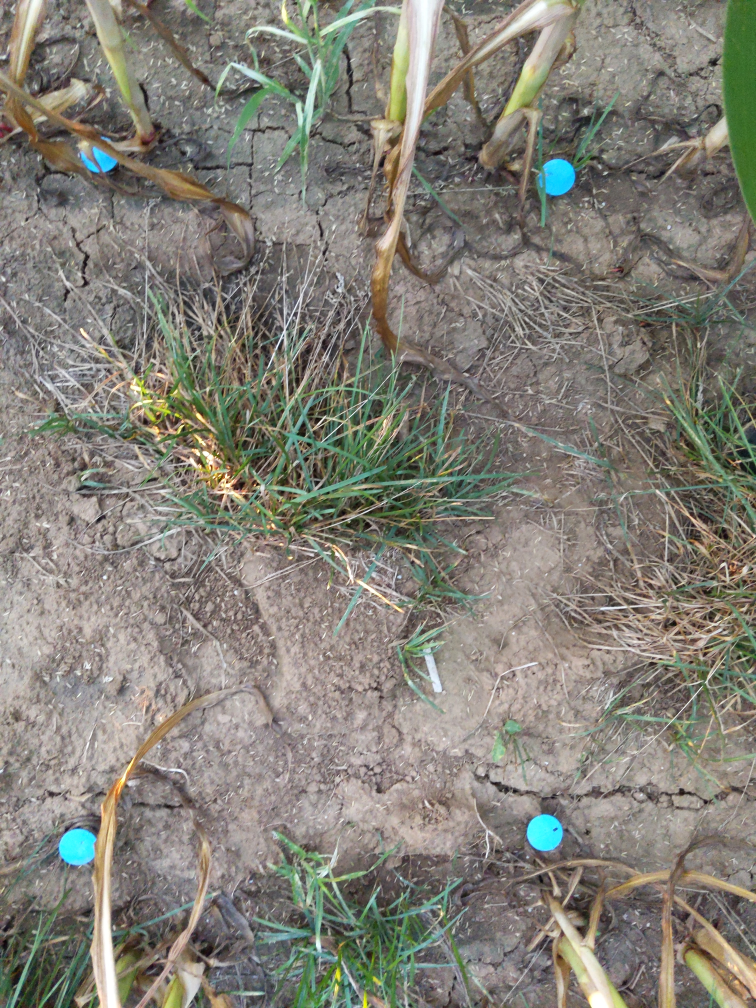
#> input picture data/toy_dataset/test/images/0a0c93b9-ccf6-48a0-ab2a-71299ff894eb.jpg, 3024 x 4032 px (shown at 1/4 size); its folder holds only this picture in this run
$ python resize_and_tile.py --input-dir ../data/toy_dataset/test/images --output-dir out
#> lines starting #> are read from the running program, lines starting #| are printed output that depends on the picture
import os
import cv2
import glob
import argparse
import numpy as np
from tqdm import tqdm

def parse_args():
    parser = argparse.ArgumentParser()
    parser.add_argument('--input-dir', type=str, required=True, help='Directory containing images/ and targets/')
    parser.add_argument('--output-dir', type=str, required=True, help='Output directory')
    parser.add_argument('--size', type=int, nargs=2, default=[1024, 1024], help='Target size (W, H)')
    return parser.parse_args()

def process_directory(args):
    img_dir = os.path.join(args.input_dir, 'images')
    tgt_dir = os.path.join(args.input_dir, 'targets')

    out_img_dir = os.path.join(args.output_dir, 'images')
    out_tgt_dir = os.path.join(args.output_dir, 'targets')

    os.makedirs(out_img_dir, exist_ok=True)
    os.makedirs(out_tgt_dir, exist_ok=True)

    img_paths = glob.glob(os.path.join(img_dir, '*.*'))

    for img_path in tqdm(img_paths, desc=f"Resizing {args.input_dir}"):
        img_name = os.path.basename(img_path)
        base_name, _ = os.path.splitext(img_name)
        tgt_name = base_name + '.png'
        tgt_path = os.path.join(tgt_dir, tgt_name)

        img = cv2.imread(img_path, cv2.IMREAD_COLOR)
#> img is the input picture: shape (4032, 3024, 3); mean B, G, R 118.8, 128, 130.9
        if img is None:
            continue

        # Resize image using Lanczos4
        img_resized = cv2.resize(img, tuple(args.size), interpolation=cv2.INTER_LANCZOS4)
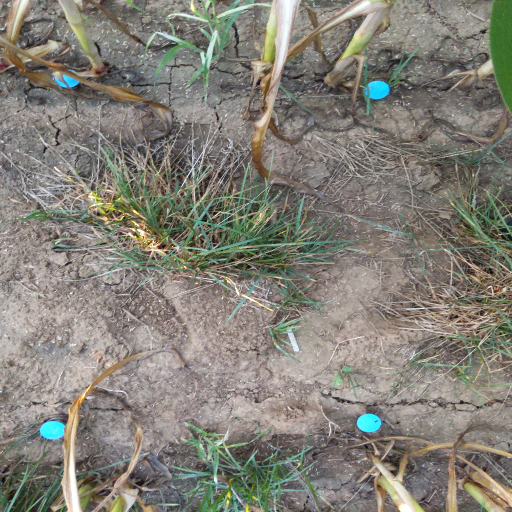
#> img_resized: shape (1024, 1024, 3) (shown at 1/2 size); mean B, G, R 118.8, 128, 130.9
        cv2.imwrite(os.path.join(out_img_dir, img_name), img_resized)

        if os.path.exists(tgt_path):
            tgt = cv2.imread(tgt_path, cv2.IMREAD_UNCHANGED)
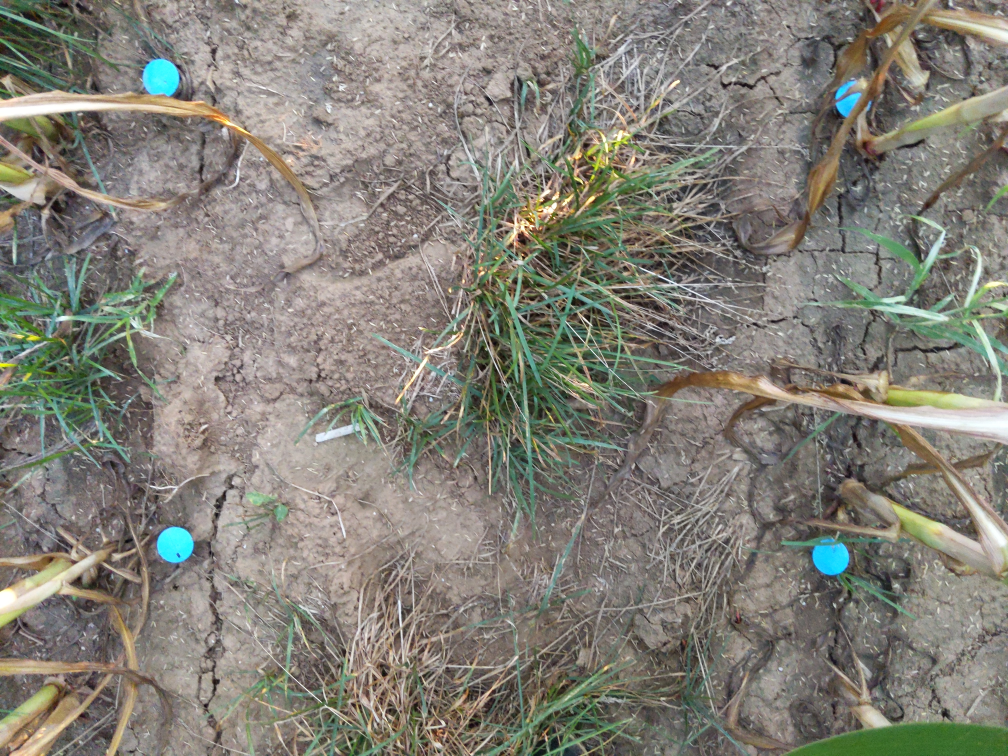
#> tgt: shape (3024, 4032, 3) (shown at 1/4 size); mean B, G, R 118.8, 128, 130.9
            # Resize mask using Nearest Neighbor to preserve class indices
            tgt_resized = cv2.resize(tgt, tuple(args.size), interpolation=cv2.INTER_NEAREST)
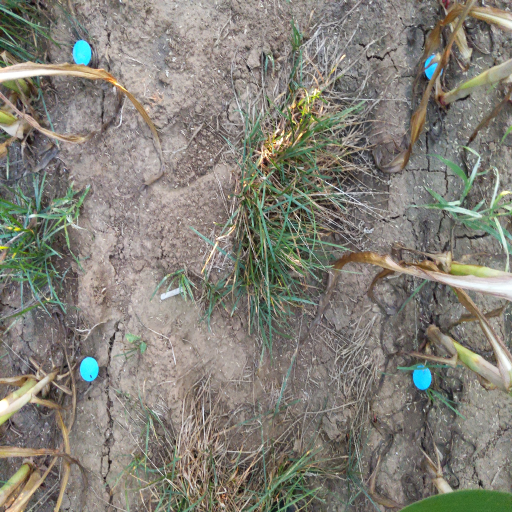
#> tgt_resized: shape (1024, 1024, 3) (shown at 1/2 size); mean B, G, R 118.8, 128, 130.9
            cv2.imwrite(os.path.join(out_tgt_dir, tgt_name), tgt_resized)

if __name__ == '__main__':
    args = parse_args()
    process_directory(args)

$ run again, on data/toy_dataset/test/images/0ae8db7e-9825-4e21-af9f-0bae75586193.jpg
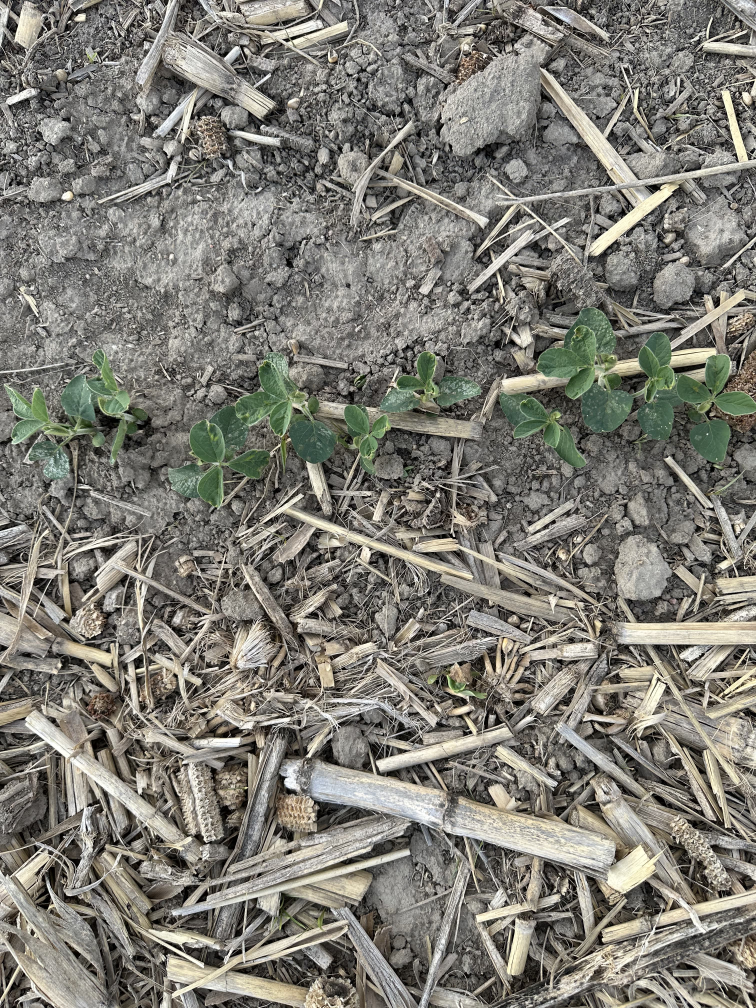
#> input picture data/toy_dataset/test/images/0ae8db7e-9825-4e21-af9f-0bae75586193.jpg, 3024 x 4032 px (shown at 1/4 size)
#> in process_directory, img is the input picture: shape (4032, 3024, 3); mean B, G, R 116.1, 124.3, 126.2
#> in process_directory, `tgt = cv2.imread(tgt_path, cv2.IMREAD_UNCHANGED)`:
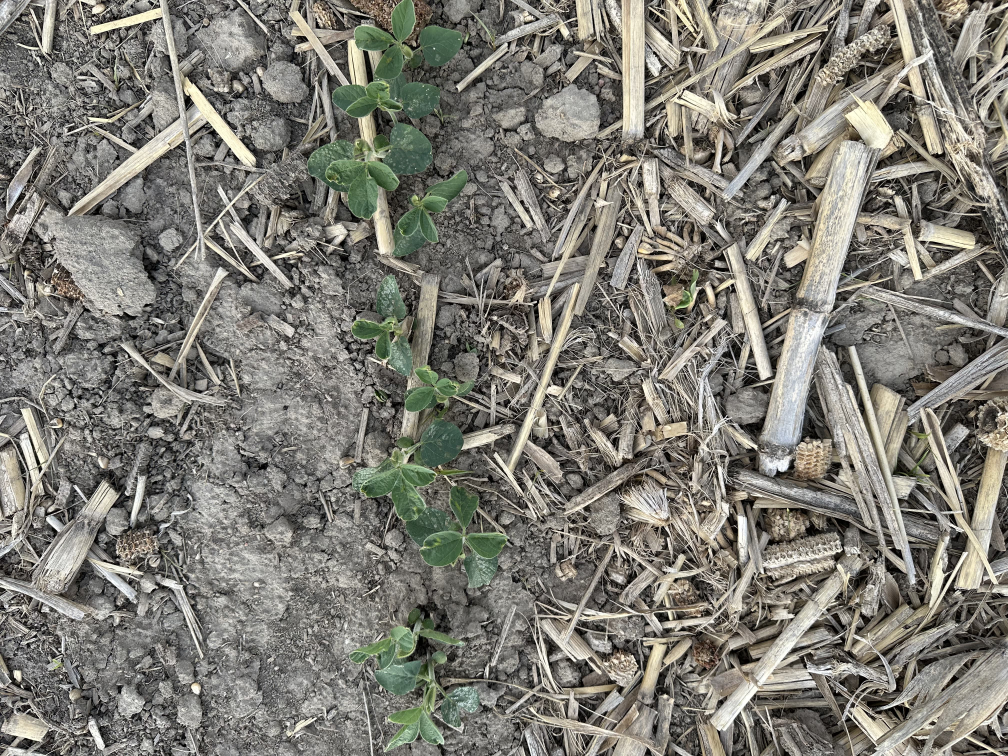
#> tgt: shape (3024, 4032, 3) (shown at 1/4 size); mean B, G, R 116.1, 124.3, 126.2
#> in process_directory, `tgt_resized = cv2.resize(tgt, tuple(args.size), interpolation=cv2.INTE..`:
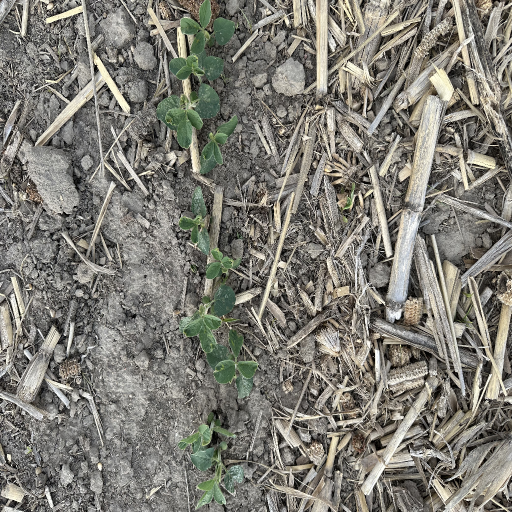
#> tgt_resized: shape (1024, 1024, 3) (shown at 1/2 size); mean B, G, R 116.2, 124.3, 126.2
